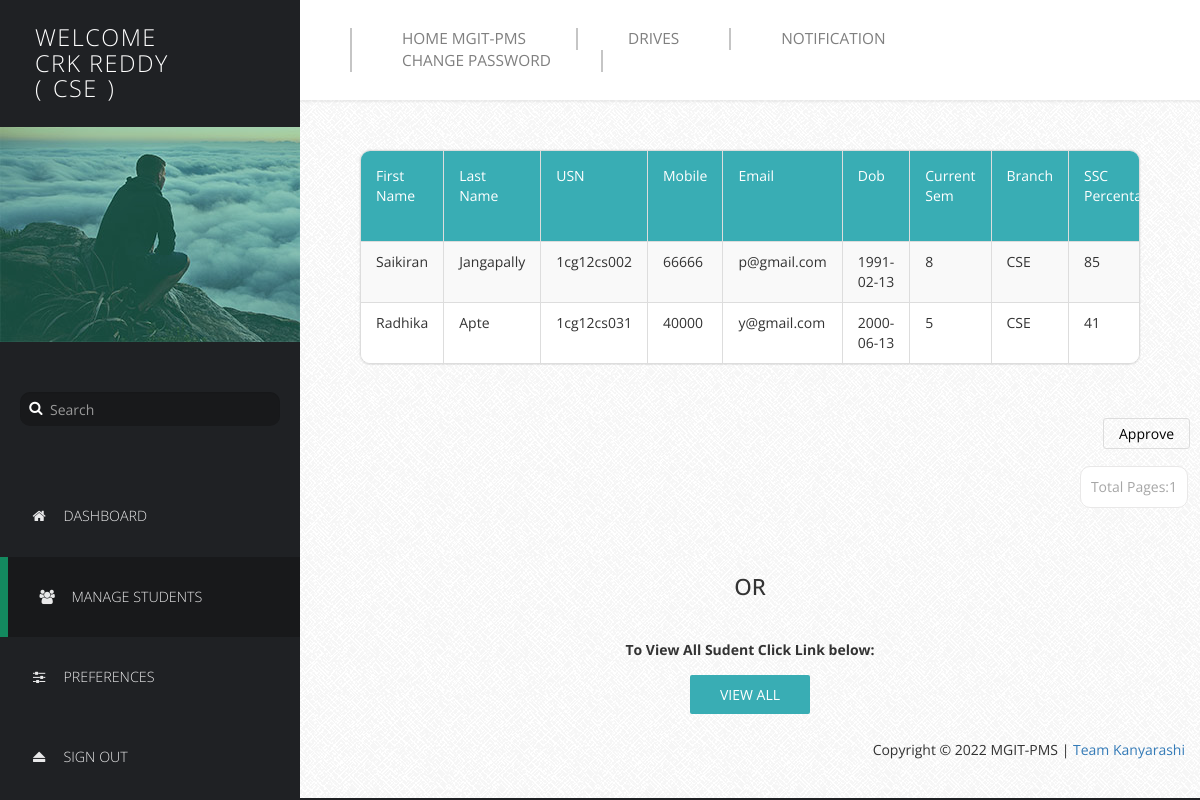
/HODProfile/manage-student.php (signed in), run on the app's committed database.
### tables this page shows
CREATE TABLE IF NOT EXISTS `basicdetails` (
  `Id` int(11) NOT NULL AUTO_INCREMENT,
  `FirstName` varchar(25) NOT NULL,
  `LastName` varchar(25) NOT NULL,
  `USN` varchar(10) NOT NULL,
  `Mobile` bigint(11) NOT NULL,
  `Email` varchar(255) NOT NULL,
  `DOB` date NOT NULL,
  `Sem` int(11) NOT NULL,
  `Branch` varchar(15) NOT NULL,
  `SSLC` float NOT NULL,
  `PU/Dip` float NOT NULL,
  `BE` float NOT NULL,
  `Backlogs` int(11) NOT NULL,
  `HofBacklogs` tinyint(1) NOT NULL,
  `DetainYears` int(11) NOT NULL,
  `Approve` tinyint(1) NOT NULL DEFAULT '0',
  `ApprovalDate` date NOT NULL,
  PRIMARY KEY (`Id`,`USN`),
  UNIQUE KEY `USN` (`USN`,`Mobile`,`Email`)
);

### HODProfile/manage-student.php (the view, shortened to what this page needs)
<!DOCTYPE html>
<html lang="en">
  <head>
    <link href="css/font-awesome.min.css" rel="stylesheet">
    <link href="css/bootstrap.min.css" rel="stylesheet">
    <link href="css/templatemo-style.css" rel="stylesheet">
  </head>
  <body>
    <div class="templatemo-flex-row">
      <div class="templatemo-sidebar">
        <header class="templatemo-site-header">
          <?php
		  $Welcome = "Welcome";
          echo "<h1>" . $Welcome . "<br>". $_SESSION['husername']. "</h1>";
		 echo "<br>";
		 echo "<h1>(</h1>";
		    echo "<h1>" . $_SESSION['department']. "</h1>";
            echo "<h1>)</h1>";
		  ?>
        </header>
        <div class="profile-photo-container">
          <img src="images/profile-photo.jpg" alt="Profile Photo" class="img-responsive">
          <div class="profile-photo-overlay"></div>
        </div>
        <form class="templatemo-search-form" role="search">
          <div class="input-group">
              <button type="submit" class="fa fa-search"></button>
              <input type="text" class="form-control" placeholder="Search" name="srch-term" id="srch-term">
          </div>
        </form>
        <nav class="templatemo-left-nav">
          <ul>
            <li><a href="login.php"><i class="fa fa-home fa-fw"></i>Dashboard</a></li>
            <li><a href="#" class="active"><i class="fa fa-users fa-fw"></i>Manage Students</a></li>
            <li><a href="preferences.php"><i class="fa fa-sliders fa-fw"></i>Preferences</a></li>
            <li><a href="logout.php"><i class="fa fa-eject fa-fw"></i>Sign Out</a></li>
          </ul>
        </nav>
      </div>
      <div class="templatemo-content col-1 light-gray-bg">
        <div class="templatemo-top-nav-container">
          <div class="row">
            <nav class="templatemo-top-nav col-lg-12 col-md-12">
              <ul class="text-uppercase">
                <li><a href="../Homepage/index.php">Home MGIT-PMS</a></li>
                <li><a href="../Drives/index.php">Drives</a></li>
                     <li><a href="Notif.php">Notification</a></li>
                <li><a href="Change Password.php">Change Password</a></li>
              </ul>
            </nav>
          </div>
        </div>
        <div class="templatemo-content-container">
          <div class="templatemo-content-widget no-padding">
            <div class="panel panel-default table-responsive">
              <table class="table table-striped table-bordered templatemo-user-table">
                <thead>
                  <tr>
					<td><a  class="white-text templatemo-sort-by">First Name </a></td>
                    <td><a class="white-text templatemo-sort-by">Last Name </a></td>
                    <td><a class="white-text templatemo-sort-by">USN</a></td>
                    <td><a  class="white-text templatemo-sort-by">Mobile</a></td>
					   <td><a class="white-text templatemo-sort-by">Email</a></td>
                       <td><a  class="white-text templatemo-sort-by">Dob </a></td>
   <td><a class="white-text templatemo-sort-by">Current Sem</a></td>
   <td><a  class="white-text templatemo-sort-by">Branch</a></td>
   <td><a  class="white-text templatemo-sort-by">SSC Percentage </a></td>
				  </thead>
			   <?php
$p = $_SESSION['department'];
$num_rec_per_page=15;
$conn = mysqli_connect('localhost','root','',"details");
if (isset($_GET["page"])) { $page  = $_GET["page"]; } else { $page=1; };
$start_from = ($page-1) * $num_rec_per_page;
$sql = "SELECT * FROM basicdetails WHERE Approve=0 and Branch='$p' LIMIT $start_from, $num_rec_per_page";
$rs_result = $conn->query($sql);
while ($row = $rs_result->fetch_assoc())
{
            print "<tr>";
print "<td>" . $row['FirstName'] . "</td>";
print "<td>" . $row['LastName'] . "</td>";
print "<td>" . $row['USN'] . "</td>";
print "<td>" . $row['Mobile'] . "</td>";
print "<td>" . $row['Email'] . "</td>";
print "<td>" . $row['DOB'] . "</td>";
print "<td>" . $row['Sem'] . "</td>";
print "<td>" . $row['Branch'] . "</td>";
print "<td>" . $row['SSLC'] . "</td>";
print "</tr>";
}
?>
              </table>
			  </div>
			  </div>
			  </div>
 <div class="pagination-wrap">
<a href="approve2.php" class="templatemo-edit-btn">Approve</a>
</div>
  <div class="pagination-wrap">
  <ul class="pagination">
			  <?php
$num_rec_per_page=15;
$conn = mysqli_connect('localhost','root','','details');
$sql = "SELECT * FROM basicdetails where Approve=0 and Branch='$p'";
$rs_result = $conn->query($sql);
$total_records = $rs_result->num_rows;
$totalpage = ceil($total_records / $num_rec_per_page);
$currentpage = (isset($_GET['page']) ? $_GET['page'] : 1);
	 if($currentpage == 0)
	{
	}
	else if( $currentpage >= 1  &&  $currentpage <= $totalpage  )
	{
	 echo "<li><a>Total Pages:".$totalpage."</a></li>";
}
 ?>
</ul>
</div>
<br><br><center><label class="control-label" for="inputNote"><center><h2>OR</h2></center> <br/> <br/>To View All Sudent Click Link below:</label><br/>
			   <br/>
			   <a href="manage-users1.php" class="templatemo-blue-button">View All</a></center>
          <div class="templatemo-flex-row flex-content-row">
            <div class="col-1">
          </div>
         <div> <footer class="text-right">
		 <br>
           <p>Copyright &copy; 2022 MGIT-PMS |
              <a href="https://alexanderperrin.com.au/paper/shorttrip/" target="_parent">Team Kanyarashi</a>
		  </footer></div>
        </div>
      </div>
    </div>
  </body>
</html>

### HODProfile/css/templatemo-style.css (style rules this page uses)
* { font-family: 'Open Sans', sans-serif; }
body { font-size: 13px; }
body, .templatemo-left-nav { background: #1f2124; }
h1, h2, h3 { margin: 0; }
h2 { font-size: 1.6em; }
ul { list-style-type: none; margin: 0; padding: 0; }
nav li { font-size: 1.1em; list-style: none; text-transform: uppercase; }
.white-text { color: white; }
.light-gray-bg { font-family:"Trebuchet MS", "Myriad Pro", Arial, sans-serif; font-size:14px; background:#f4f4f4 url(../images/bg.png) repeat top left; color:#333; overflow-y:scroll; }
footer { padding: 15px; }
.templatemo-sidebar { width: 300px; }
.templatemo-site-header { margin: 25px 30px; }
.templatemo-site-header h1 { color: white; display: inline-block; font-size: 1.8em; font-weight: 300; letter-spacing: 1.5px; margin: 0 5px; text-transform: uppercase; vertical-align: middle; }
.profile-photo-container { position: relative; }
.profile-photo-overlay { background-color: rgba(4, 152, 114, 0.35); position: absolute; top: 0; left: 0; width: 100%; height: 100%; transition: all 0.3s ease; }
.templatemo-search-form { font-size: 1.1em; margin: 50px 20px; }
.templatemo-search-form .input-group { width: 100%; }
.templatemo-search-form .input-group .form-control { background-color: #18191b; border: none; border-radius: 10px; color: #DDD; padding-left: 30px; }
.templatemo-search-form .input-group { position: relative; }
.fa-search { height:32px; width:32px; border: none; cursor: pointer; color:white; background:transparent; position:absolute; top: 0; left: 0; z-index: 100; }
.templatemo-left-nav li { font-weight: 300; }
.templatemo-left-nav a.active, .templatemo-left-nav a:hover { background: #18191b; border-left: 8px solid #13895F; }
.templatemo-left-nav a { color: #e9e9ea; display: block; padding: 30px; transition: all 0.3s ease; }
.templatemo-left-nav .fa { margin-right: 15px; }
.templatemo-top-nav-container { background-color: white; padding: 28px 50px; box-shadow: 0px 0px 2px 2px rgba(161, 159, 159, 0.18); }
.templatemo-top-nav li { float: left; list-style: none; }
.templatemo-top-nav a { color: #7f7f7f; display: block; padding: 0 50px; border-left: 2px solid #c5c5c5; }
.templatemo-top-nav li:last-child a { border-right: 2px solid #c5c5c5; }
.templatemo-content { margin-top: 0px; min-height: 600px; padding: 0; overflow-x: hidden; }
.templatemo-content-container { padding: 40px 50px; }
.templatemo-flex-row { display: -webkit-flex; display: -ms-flexbox; display: flex; }
.col-1 { -webkit-flex: 1; -ms-flex: 1; flex: 1; }
.templatemo-content-widget { border-radius: 10px; padding: 30px; position: relative; margin: 10px; box-shadow: 0px 0px 1px 1px rgba(161, 159, 159, 0.1); }
.templatemo-content-widget.no-padding { padding: 0; }
.panel { border-radius: 10px; }
.pagination-wrap { margin-right: 10px; text-align: right; }
.pagination>li>a { border-color: #E9E8E8; color: #a6a6a6; margin: 2px; padding: 10px; }
.pagination>li>a, .pagination>li:first-child>a, .pagination>li:last-child>a { border-radius: 10px; }
.table { margin-bottom: 0; }
.table>tbody>tr>td { padding: 10px 15px; }
.table>thead>tr>td { padding: 15px; }
.templatemo-blue-button, .templatemo-white-button { border-radius: 2px; padding: 10px 30px; text-transform: uppercase; transition: all 0.3s ease; }
.templatemo-blue-button { background-color: #39ADB4; border: none; color: white; }
.templatemo-edit-btn { border: 1px solid #ddd; border-radius: 3px; color: black; padding: 5px 15px; transition: all 0.3s ease; }
.templatemo-user-table thead { background-color: #39ADB4; color: white; }
.panel>.table-responsive:last-child>.table:last-child, .panel>.table:last-child { border-bottom-right-radius: 10px; border-bottom-left-radius: 10px; }
.panel>.table:first-child { border-top-left-radius: 10px; border-top-right-radius: 10px; }
@media only screen and (min-width: 768px) { .templatemo-left-nav { display: block !important; } }

### data on the page
basicdetails: FirstName "Saikiran", LastName "Jangapally", USN "1cg12cs002", Mobile "66666", Email "p@gmail.com", DOB "1991-02-13", Sem "8", Branch "CSE", SSLC "85"
basicdetails: FirstName "Radhika", LastName "Apte", USN "1cg12cs031", Mobile "40000", Email "y@gmail.com", DOB "2000-06-13", Sem "5", Branch "CSE", SSLC "41"

### other printed values
$Welcome "WELCOME"
$_SESSION['husername'] "CRK REDDY"
$_SESSION['department'] "CSE"
$totalpage "1"
